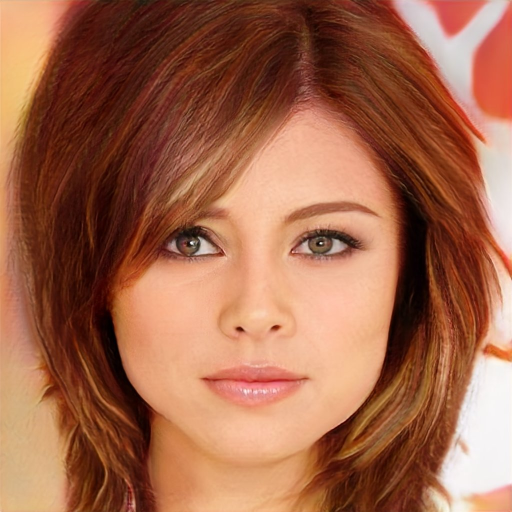
#> input picture sample_test/test_image_1.jpg, 1024 x 1024 px (shown at 1/2 size); its folder holds only this picture in this run
$ python -i fft_enhanced.py   (imports and definitions only)
#> lines starting #> are read from the running program, lines starting #| are printed output that depends on the picture; after the words box and inside, x2 and y2 are one past the last pixel; in counts of white or black regions, pixels touching at a corner belong together
#> further down, picture is the input picture: shape (1024, 1024, 3); mean B, G, R 75.7, 102.6, 161.6
import numpy as np
import cv2
import os
import pickle
from tqdm import tqdm


# =====================================
# 1. FFT Feature Extraction (Stronger)
# =====================================
def extract_fft_features(image):
    """
    Strong FFT-only feature extractor.

    Key Improvements:
    - Hann window → reduces edge artifacts in FFT
    - 5 frequency bands → better frequency separation
    - Radial mean + std → captures distribution consistency
    - High-frequency ratio → strong fake detector
    - Phase + gradients → GAN inconsistency detection
    - Angular sectors → directional artifact detection
    """

    # Convert image to grayscale if it's RGB
    if image.ndim == 3:
        image = cv2.cvtColor(image, cv2.COLOR_BGR2GRAY)

    # Resize to fixed size (important for consistent FFT features)
    image = cv2.resize(image, (128, 128)).astype(np.float32) / 255.0
#> image: shape (128, 128) float32

    # Get center coordinates
    h, w = image.shape
#> h = 128; w = 128
    ch, cw = h // 2, w // 2
#> ch = 64; cw = 64

    # ─────────────────────────────────────
    # Apply Hann Window
    # Reduces spectral leakage (sharp edges → noise in FFT)
    # ─────────────────────────────────────
    hann = np.outer(np.hanning(h), np.hanning(w))
    image = image * hann

    # Compute FFT and shift zero-frequency to center
    fshift = np.fft.fftshift(np.fft.fft2(image))

    # Magnitude → strength of frequencies
    magnitude = np.log1p(np.abs(fshift))
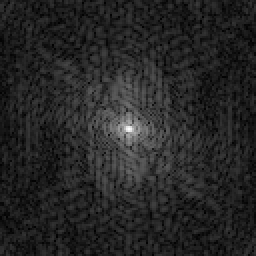
#> magnitude: shape (128, 128) float64 (shown 2 times larger); min 0.0107, max 7.69, mean 1.16; drawn with min black and max white

    # Phase → structural information
    phase = np.angle(fshift)
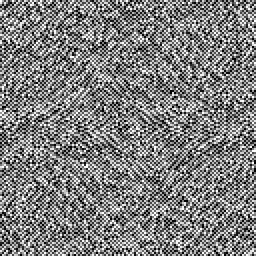
#> phase: shape (128, 128) float64 (shown 2 times larger); min -3.14, max 3.14, mean 0.000192; drawn with min black and max white

    features = []

    # Create radial distance map from center
    y_grid, x_grid = np.ogrid[:h, :w]
#> y_grid = 128 values from 0 to 127
    r = np.hypot(x_grid - cw, y_grid - ch)

    # ─────────────────────────────────────────
    # 1. Frequency Bands (5 bands)
    # Captures energy distribution across frequencies
    # ─────────────────────────────────────────
    bands = [
        (0,  8),    # very low (DC component)
        (8,  16),   # low
        (16, 30),   # mid-low
        (30, 45),   # mid-high
        (45, 64),   # high frequency
    ]

    # Total energy for normalization
    total_energy = np.sum(magnitude ** 2) + 1e-8
#> total_energy = 28265.9

    for r1, r2 in bands:
        mask = (r >= r1) & (r < r2)
        region = magnitude[mask]

        # Extract multiple statistics per band
        features.extend([
            np.mean(region),                         # average strength
            np.std(region),                          # variation
            np.sum(region ** 2),                     # energy
            np.percentile(region, 75) - np.percentile(region, 25),  # IQR
        ])
#> after the loop, features = [3.81, 1.09, 3032.7, 1.2, 2.32, 0.607, 3442, 0.876, 1.76, 0.537, 6848.1, 0.761, 1.19, 0.416, 5612.4, 0.6, 0.943, 0.338, 6525.3, 0.476]

    # ─────────────────────────────────────────
    # 2. High-Frequency Energy Ratio
    # Fake images usually suppress high frequencies
    # ─────────────────────────────────────────
    hf_mask = r >= 30
    lf_mask = r < 30

    hf_energy = np.sum(magnitude[hf_mask] ** 2)
#> hf_energy = 14943.1
    lf_energy = np.sum(magnitude[lf_mask] ** 2)
#> lf_energy = 13322.8

    # Ratio features (very important for classification)
    features.append(hf_energy / (lf_energy + 1e-8))
    features.append(hf_energy / (total_energy + 1e-8))

    # ─────────────────────────────────────────
    # 3. Global Magnitude Features
    # ─────────────────────────────────────────
    features.extend([
        magnitude.mean(),
        magnitude.std(),
        magnitude.max(),
        np.percentile(magnitude, 95),
        np.percentile(magnitude, 5),
    ])

    # ─────────────────────────────────────────
    # 4. Phase Features
    # GANs often have smoother / unnatural phase
    # ─────────────────────────────────────────
    features.extend([
        np.std(phase),
        np.mean(np.abs(phase)),
    ])

    # Phase gradient → measures spatial irregularity
    dphase_y = np.diff(phase, axis=0)
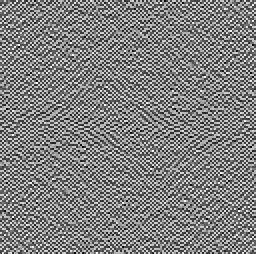
#> dphase_y: shape (127, 128) float64 (shown 2 times larger); min -6.09, max 6.06, mean 0.000324; drawn with min black and max white
    dphase_x = np.diff(phase, axis=1)
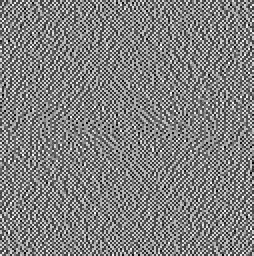
#> dphase_x: shape (128, 127) float64 (shown 2 times larger); min -6.11, max 6, mean -0.000356; drawn with min black and max white

    features.extend([
        np.mean(np.abs(dphase_y)),
        np.std(dphase_y),
        np.mean(np.abs(dphase_x)),
        np.std(dphase_x),
    ])

    # ─────────────────────────────────────────
    # 5. Radial Profile (40 bins)
    # Captures how frequency changes with radius
    # ─────────────────────────────────────────
    r_int = r.astype(np.int32)
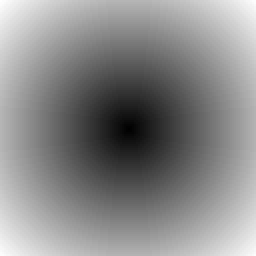
#> r_int: shape (128, 128) int32 (shown 2 times larger); min 0, max 90, mean 48.5; drawn with min black and max white
    max_bins = 40

    # Compute mean and variance efficiently using bincount
    radial_sum   = np.bincount(r_int.ravel(), magnitude.ravel(), minlength=max_bins)
#> radial_sum = 91 values, max 363.7 at index 55, min 0.795 at index 90, mean 208.4
    radial_sum2  = np.bincount(r_int.ravel(), (magnitude ** 2).ravel(), minlength=max_bins)
#> radial_sum2 = 91 values, max 592.3 at index 5, min 0.632 at index 90, mean 310.6
    radial_count = np.bincount(r_int.ravel(), minlength=max_bins)
#> radial_count = 91 values, max 400 at index 63, min 1 at index 0, mean 180

    count = radial_count[:max_bins] + 1e-8
#> count = 40 values, max 256 at index 38, min 1 at index 0, mean 125.3
    radial_mean = radial_sum[:max_bins] / count
#> radial_mean = 40 values, max 7.69 at index 0, min 1.14 at index 37, mean 2.36

    # Variance formula: E[x^2] - (E[x])^2
    radial_var = radial_sum2[:max_bins] / count - radial_mean ** 2
#> radial_var = 40 values, max 0.612 at index 4, min 5.92e-07 at index 0, mean 0.255
    radial_std = np.sqrt(np.maximum(radial_var, 0))
#> radial_std = 40 values, max 0.783 at index 4, min 0.000769 at index 0, mean 0.488

    # Add 80 features (40 mean + 40 std)
    features.extend(radial_mean)
    features.extend(radial_std)

    # ─────────────────────────────────────────
    # 6. Angular Features (16 sectors)
    # Detects directional artifacts in GAN images
    # ─────────────────────────────────────────
    angle = np.arctan2((y_grid - ch), (x_grid - cw))
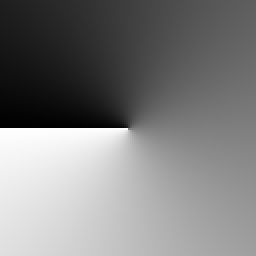
#> angle: shape (128, 128) float64 (shown 2 times larger); min -3.13, max 3.14, mean -4.79e-05; drawn with min black and max white
    sectors = np.linspace(-np.pi, np.pi, 17)
#> sectors = 17 values from -3.14 to 3.14

    for i in range(16):
        mask = (angle >= sectors[i]) & (angle < sectors[i + 1])
        region = magnitude[mask]

        features.append(np.mean(region))
        features.append(np.std(region))
#> this loop made 16 passes
#> pass 3, in extract_fft_features, `mask = (angle >= sectors[i]) & (angle < sectors[i + 1])`:
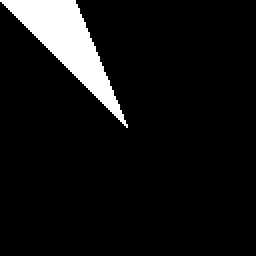
#> mask: shape (128, 128) bool (shown 2 times larger); 7.6% white; 1 white region, box (x1, y1, x2, y2) and area: (0, 0, 64, 64) 1250
#> after the loop, features = 145 values, max 6848.1 at index 10, min 0.000769 at index 73, mean 176.9

    # Return final feature vector
    return np.array(features, dtype=np.float32)


# =====================================
# 2. Dataset Processing
# =====================================
# [83 lines left out: functions process_dataset, save_features, not called in this run]


# =====================================
# 4. Main Execution
# =====================================
# [20 lines not run here, left out]

>>> import cv2
>>> picture = cv2.imread('../../sample_test/test_image_1.jpg')
>>> result = extract_fft_features(picture)
#> result has the same summary as features in extract_fft_features
